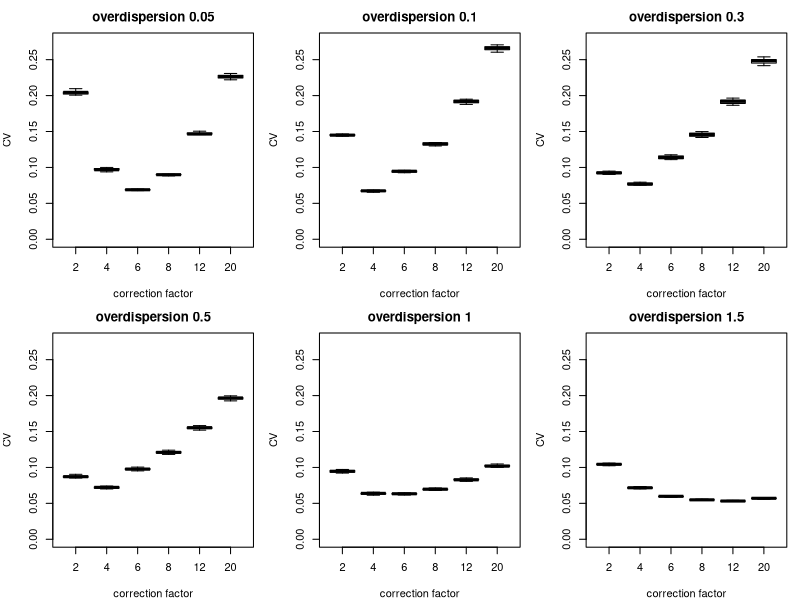
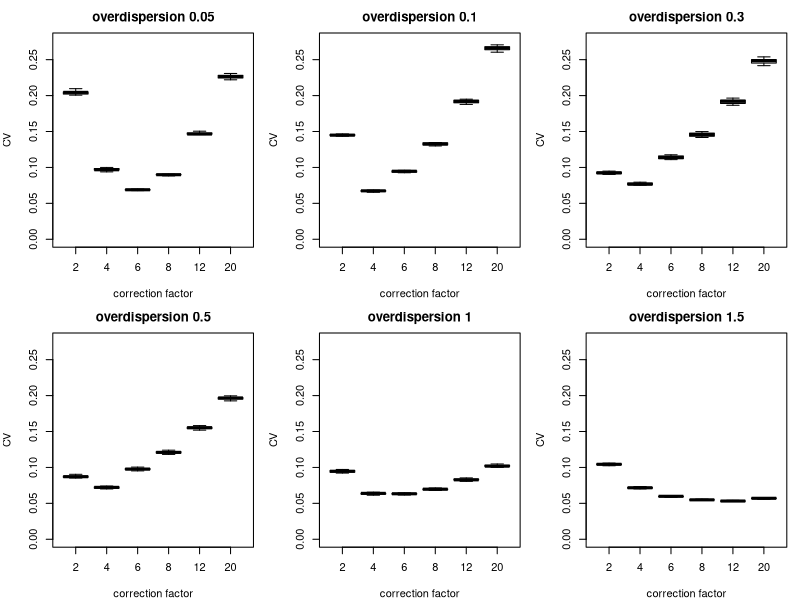

R code for these plots, in order:
#!/usr/bin/env Rscript
# Figure 6: Pseudocount simulation.
#
# Coefficient of variation (CV) of the per-gene variances, plotted against the
# "correction factor" cf for a range of negative-binomial overdispersions alpha.
# Genes are transformed with the shifted log  log(y/sf + c),  pseudocount
# c = 1/(cf * alpha); cf = 4 is the delta-method / Anscombe optimum c = 1/(4*alpha).
# A well-chosen pseudocount stabilises the variance (uniform per-gene variances ->
# low CV); too large (small cf) leaves the raw variance spread, too small (large cf)
# over-amplifies low-count genes -> the CV rises at both ends.
#
# NOTE: this is a reproduction of the original Fig 6 (whose generating script was
# not in the repo). The simulation parameters below (gene-mean distribution,
# n_genes/n_cells, replicates) were tuned to match the published panels closely;
# they are not the exact originals, so absolute CV values are approximate (~1.5x)
# while the shapes and the optimum location match.
#
# Usage:  Rscript pseudocount_simulation.R   (writes ../output/pseudocount_simulation.{pdf,png})

set.seed(1)

n_genes <- 2000L
n_cells <- 500L
n_rep   <- 15L
alphas  <- c(0.05, 0.1, 0.3, 0.5, 1, 1.5)
cfs     <- c(2, 4, 6, 8, 12, 20)

# CV of per-gene variances after the shifted-log transform log(Y/sf + c).
cv_gene_var <- function(Y, sf, c) {
  Tr <- log(sweep(Y, 2L, sf, "/") + c)
  v  <- apply(Tr, 1L, var)            # per-gene variance across cells
  sd(v) / mean(v)
}

results <- vector("list", length(alphas)); names(results) <- as.character(alphas)
for (a in alphas) {
  M <- matrix(NA_real_, n_rep, length(cfs))
  for (r in seq_len(n_rep)) {
    gene_mean <- 10^runif(n_genes, 0.5, 1.1)              # gene means ~3..13
    s         <- rep(1, n_cells)                          # no size-factor variation
    mu        <- outer(gene_mean, s)
    Y         <- matrix(rnbinom(n_genes * n_cells, mu = mu, size = 1 / a),
                        n_genes, n_cells)                 # Var = mu + alpha*mu^2
    keep <- rowSums(Y) > 0
    Y    <- Y[keep, , drop = FALSE]
    sf   <- colSums(Y); sf <- sf / mean(sf)
    for (j in seq_along(cfs)) M[r, j] <- cv_gene_var(Y, sf, c = 1 / (cfs[j] * a))
  }
  results[[as.character(a)]] <- M
}

# Shared y-axis across all panels so the drop in CV with higher overdispersion
# is directly comparable.
ylim_all <- c(0, 1.02 * max(vapply(results, max, numeric(1))))
render <- function(dev_open) {
  dev_open()
  par(mfrow = c(2, 3), mar = c(4, 4, 2.5, 1))
  for (a in alphas)
    boxplot(results[[as.character(a)]], names = cfs, ylim = ylim_all,
            main = paste("overdispersion", a),
            xlab = "correction factor", ylab = "CV", outline = FALSE)
  dev.off()
}
out <- file.path(dirname(sub("--file=", "", grep("--file=", commandArgs(FALSE), value = TRUE)[1])),
                 "..", "output")
if (!dir.exists(out)) out <- "../output"
render(function() pdf(file.path(out, "pseudocount_simulation.pdf"), width = 9, height = 6))
render(function() png(file.path(out, "pseudocount_simulation.png"), width = 9, height = 6,
                      units = "in", res = 150))
cat("wrote", file.path(out, "pseudocount_simulation.{pdf,png}"), "\n")
